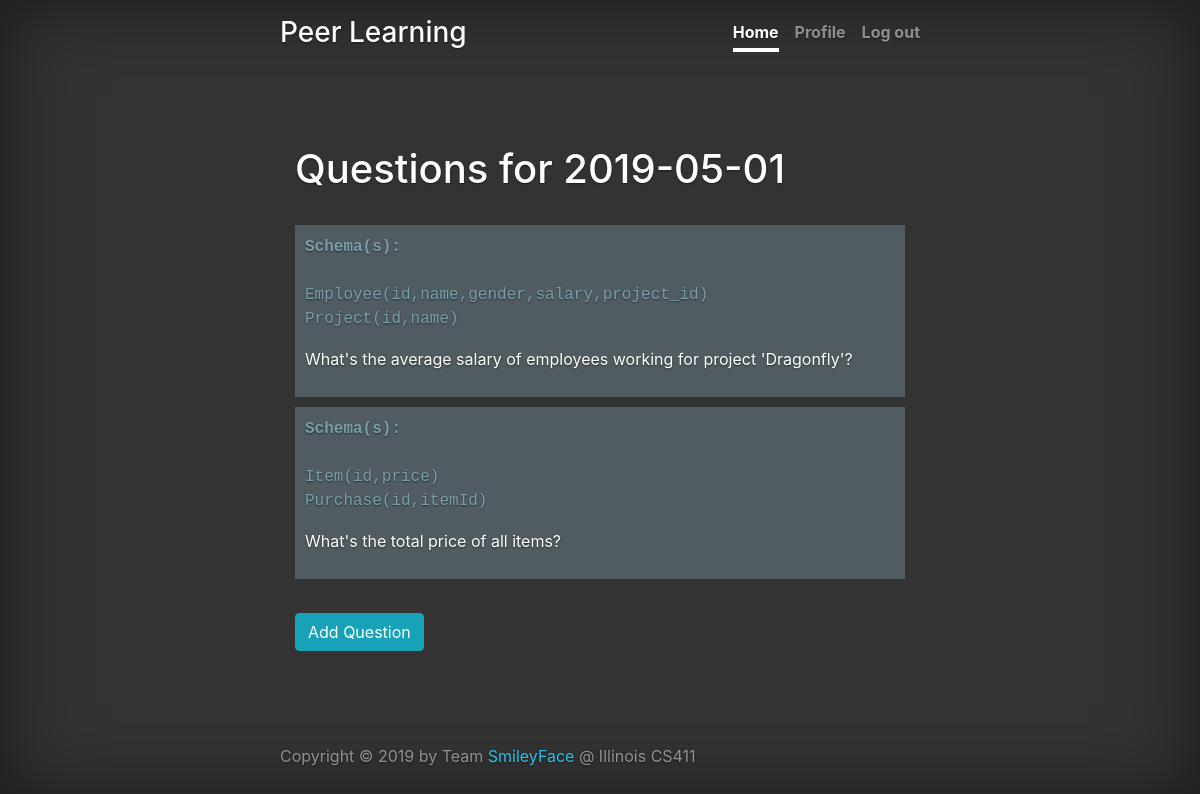
The app's page /dashboard/instructor/session/12345/2019-05-01 (signed in) with its own data.
### application/models.py (models this page shows)
class Question(db.Model):
    id = db.Column(db.Integer, primary_key=True)
    CRN = db.Column(db.String(120), db.ForeignKey('course.CRN'))
    date = db.Column(db.Date())
    question = db.Column(db.String(300))
    schemas = db.Column(db.String(1000), nullable=True)
    def __init__(self, id, question, schemas, CRN=None):
        self.id = id
        self.question = question
        self.schemas = schemas
        self.CRN = CRN

### application.py (the view)
@application.route('/dashboard/instructor/session/<CRN>/<date>', methods=['GET', 'POST'])
def instructor_session(CRN, date):
    if flask_login.current_user is None or flask_login.current_user.is_anonymous:
        return redirect(url_for('login'))
    if flask_login.current_user.user_type == STUDENT:
        return redirect(url_for('student_dashboard'))
    add_question_form = AddQuestionForm(request.form)
    if request.method == 'GET':
        try:
            fetched_questions = db.session.execute('SELECT id, question, schemas FROM Question WHERE CRN="%s" '
                                                   'AND date = "%s"' % (CRN, date)).fetchall()
            print(fetched_questions)
            questions = []
            for id, question, schemas in fetched_questions:
                questions.append(Question(id, question, schemas))
            db.session.close()
            return render_template("instructor_session_dashboard.html", questions=questions,
                                   add_question_form=add_question_form, date=date, CRN=CRN)
        except Exception as e:
            return str(e)
    else:
        return "Not yet implemented"

### application.py (called while the page is built)
@login_manager.user_loader
def user_loader(email):
    return User.query.get(email)

### templates/instructor_session_dashboard.html (shortened to what this page needs)
{% extends "base.html" %} {% import 'macros.html' as macros %}
{% set nav_tabs = [("Home", "/dashboard/instructor/courses"), ("Profile", "/dashboard/instructor/profile"), ("Log out", "/logout")] %}
{% set active_tab = "Home" %}
{% block content %}
<main role="main">
  <div class="container-fluid">
    <h1 class="cover-heading">Questions for {{date}}</h1>
    <br>
    {% for q in questions %}
    <div onclick="location.href='/dashboard/instructor/question/{{q.id}}';"
      style="cursor: pointer; background-color: #505c61; padding:10px; margin-bottom:10px;">
      {% if q.schemas is not none %}
      <div style="color:#7a9fab;">
        <p style="font-family:monospace"><strong>Schema(s):</strong>
          <br>
          {% for schema in q.schemas.split("|") %}
          <br>{{schema}}
          {% endfor %}
        </p>
      </div>
      {% endif %}
      <p>{{q.question}}</p>
    </div>
    {% endfor %}
    <br>
    <button id="AddQuestionButton" class="btn btn-info">Add Question</button>
  </div>
</main>
{% endblock %}

### static/styles/style.css (style rules this page uses)
html, body { height: 100%; background-color: #333; }
body { display: flex; color: #fff; text-shadow: 0 .05rem .1rem rgba(0, 0, 0, .5); box-shadow: inset 0 0 5rem rgba(0, 0, 0, .5); }

### records on screen
Question: schema "Employee(id,name,gender,salary,project_id)" "Project(id,name)", question "What's the average salary of employees working for project 'Dragonfly'?"
Question: schema "Item(id,price)" "Purchase(id,itemId)", question "What's the total price of all items?"

### other values on screen
{{ text }} "Home"
{{ text }} "Profile" "Log out"
{{ date }} "2019-05-01"
